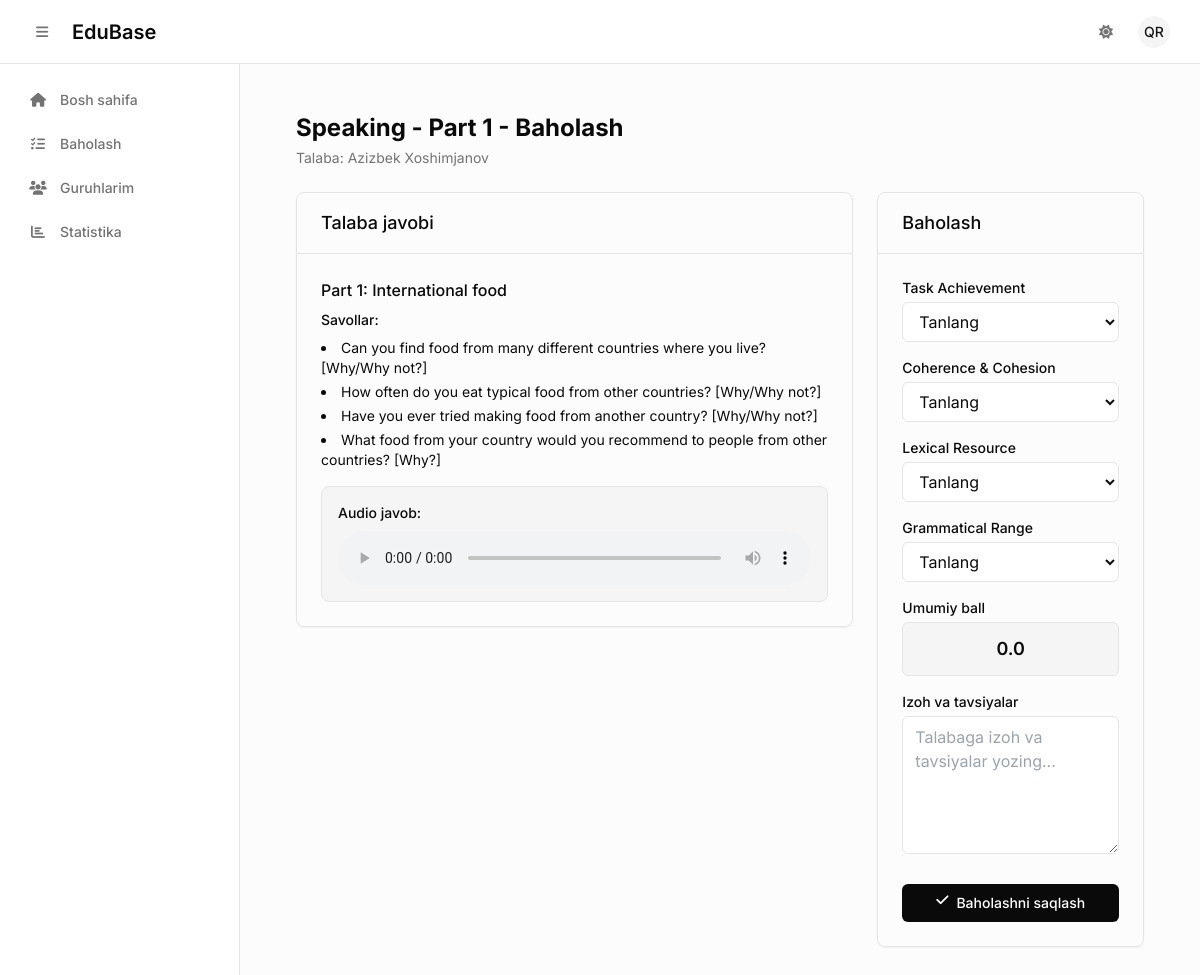
The page /attempts/review/7/ (signed in) on the database its author committed.
### attempts/models.py (models this page shows, shortened)
class Attempt(models.Model):
    STATUS_CHOICES = [
        ('in_progress', 'Jarayonda'),
        ('submitted', 'Yuborilgan'),
        ('completed', 'Yakunlangan'),
    ]
    exam = models.ForeignKey(Exam, on_delete=models.CASCADE, related_name='attempts')
    student = models.ForeignKey(User, on_delete=models.CASCADE, related_name='attempts')
    group = models.ForeignKey(Group, on_delete=models.CASCADE, null=True, blank=True)
    status = models.CharField(max_length=20, choices=STATUS_CHOICES, default='in_progress')
    reading_score = models.FloatField(null=True, blank=True)
    listening_score = models.FloatField(null=True, blank=True)
    writing_score = models.FloatField(null=True, blank=True)
    speaking_score = models.FloatField(null=True, blank=True)
    total_score = models.FloatField(null=True, blank=True)
    correct_count = models.IntegerField(default=0)
    incorrect_count = models.IntegerField(default=0)
    answers = models.JSONField(default=dict, blank=True)
    started_at = models.DateTimeField(auto_now_add=True)
    submitted_at = models.DateTimeField(null=True, blank=True)
    completed_at = models.DateTimeField(null=True, blank=True)
    created_at = models.DateTimeField(auto_now_add=True)
    updated_at = models.DateTimeField(auto_now=True)
    class Meta:
        unique_together = ['exam', 'student']
        ordering = ['-created_at']

### exams/models.py (models this page shows, shortened)
class Exam(models.Model):
    LISTENING = "listening"
    READING = "reading"
    WRITING = "writing"
    SPEAKING = "speaking"
    SECTION_TYPES = [
        (LISTENING, "Listening"),
        (READING, "Reading"),
        (WRITING, "Writing"),
        (SPEAKING, "Speaking"),
    ]
    title = models.CharField(max_length=255)
    section_type = models.CharField(max_length=20, choices=SECTION_TYPES)
    description = models.TextField(blank=True)
    time_limit = models.PositiveIntegerField(default=60, help_text="Time in minutes")
    is_published = models.BooleanField(default=False)
    created_at = models.DateTimeField(auto_now_add=True)

class SpeakingPart(models.Model):
    PART1 = "part1"
    PART2 = "part2"
    PART3 = "part3"
    PART_TYPES = [
        (PART1, "Part 1"),
        (PART2, "Part 2"),
        (PART3, "Part 3"),
    ]
    exam = models.ForeignKey(Exam, on_delete=models.CASCADE, related_name="speaking_parts")
    part_type = models.CharField(max_length=20, choices=PART_TYPES)
    title = models.CharField(max_length=300)
    subtitle = models.CharField(max_length=300, blank=True)
    questions = models.TextField(help_text="Enter questions separated by new lines")
    time_limit = models.PositiveIntegerField(default=5, help_text="Time in minutes")

class SpeakingSubQuestion(models.Model):
    part = models.ForeignKey(SpeakingPart, on_delete=models.CASCADE, related_name="sub_questions")
    text = models.TextField()
    kind = models.CharField(
        max_length=20,
        choices=[('part1', 'Part1 question'), ('part2', 'Part2 you should say'), ('part3', 'Part3 sub question')],
        default='part1'
    )

### attempts/views.py (the view, shortened to what this page needs)
# urls.py: path('review/<int:attempt_id>/', views.review_attempt, name='review_attempt'),
@login_required
def review_attempt(request, attempt_id):
    attempt = get_object_or_404(Attempt, id=attempt_id)
    if not hasattr(request.user, 'profile') or request.user.profile.role != 'mentor':
        messages.error(request, 'Faqat mentorlar baholash qila oladi.')
        return redirect('exams:exam_list')
    answers = attempt.answers or {}
    audio_files = {}
    if attempt.exam.section_type == 'speaking':
        for audio in attempt.audio_files.all():
            audio_files[audio.part_id] = audio.audio_file
    writing_tasks = []
    band_scores = [i * 0.5 for i in range(19)]
    context = {
        "attempt": attempt,
        "answers": answers,
        "audio_files": audio_files,
        "band_scores": band_scores,
        "writing_tasks": writing_tasks,
    }
    return render(request, "attempts/review_attempt.html", context)

### templates/attempts/review_attempt.html (shortened to what this page needs)
{% extends 'base.html' %}
{% block content %}
<div class="py-6">
  <div class="px-4 sm:px-6 lg:px-8">
    <div class="mb-6">
      <h1 class="text-2xl font-bold text-foreground">{{ attempt.exam.title }} - Baholash</h1>
      <p class="mt-1 text-sm text-muted-foreground">Talaba:
        {{ attempt.student.get_full_name|default:attempt.student.username }}</p>
    </div>
    <div class="grid grid-cols-1 lg:grid-cols-3 gap-6">
      <div class="lg:col-span-2">
        <div class="bg-card border border-border rounded-lg overflow-hidden shadow-sm">
          <div class="px-6 py-4 border-b border-border">
            <h3 class="text-lg font-medium text-foreground">Talaba javobi</h3>
          </div>
          <div class="p-6">
            {% if attempt.exam.section_type == 'writing' %}
            {% for task in writing_tasks %}
              <div class="mb-6 last:mb-0">
                <h4 class="text-md font-medium text-foreground mb-2">
                  {{ task.task_type }}: {{ task.title }}
                </h4>
                <p class="text-sm text-muted-foreground mb-3">{{ task.description }}</p>
                {% if task.image %}
                  <div class="mb-4">
                    <img src="{{ task.image.url }}"
                        class="rounded-lg border border-border max-w-full h-auto max-h-64"
                        alt="Task image">
                  </div>
                {% endif %}
                <div class="bg-muted border border-border rounded-lg p-4">
                  <h5 class="text-sm font-medium text-foreground mb-2">Talaba javobi:</h5>
                  <div class="prose prose-sm max-w-none text-foreground whitespace-pre-line">
                    {{ task.student_answer|default:"Javob berilmagan" }}
                  </div>
                </div>
              </div>
            {% endfor %}
            {% elif attempt.exam.section_type == 'speaking' %}
            {% for part in attempt.exam.speaking_parts.all %}
            <div class="mb-6 last:mb-0">
              <h4 class="text-md font-medium text-foreground mb-2">{{ part.get_part_type_display }}: {{ part.title }}
              </h4>
              <div class="mb-4">
                <h5 class="text-sm font-medium text-foreground mb-2">Savollar:</h5>
                <ul class="list-disc list-inside text-sm text-foreground space-y-1">
                  {% for question in part.sub_questions.all %}
                  <li>{{ question.text }}</li>
                  {% endfor %}
                </ul>
              </div>
              {% for part_id, audio_file in audio_files.items %}
                {% if part_id == part.id %}
                <div class="bg-muted border border-border rounded-lg p-4">
                  <h5 class="text-sm font-medium text-foreground mb-2">Audio javob:</h5>
                  <audio controls class="w-full">
                    <source src="{{ audio_file.url }}" type="audio/wav">
                  </audio>
                </div>
                {% endif %}
              {% empty %}
                <div class="bg-muted border border-border rounded-lg p-4">
                  <h5 class="text-sm font-medium text-foreground mb-2">Audio javob:</h5>
                  <p class="text-sm text-muted-foreground">Audio javob topilmadi</p>
                </div>
              {% endfor %}
            </div>
            {% endfor %}
            {% endif %}
          </div>
        </div>
      </div>
      <div>
        <div class="bg-card border border-border rounded-lg overflow-hidden shadow-sm">
          <div class="px-6 py-4 border-b border-border">
            <h3 class="text-lg font-medium text-foreground">Baholash</h3>
          </div>
          <div class="p-6">
            <form method="post">
              <div class="space-y-4">
                <div>
                  <label class="block text-sm font-medium text-foreground mb-1">Task Achievement</label>
                  <select
                    class="w-full px-3 py-2 border border-border rounded-md bg-background text-foreground focus:outline-none focus:ring-2 focus:ring-foreground focus:border-foreground"
                    name="task_achievement" required>
                    <option value="">Tanlang</option>
                  </select>
                </div>
                <div>
                  <label class="block text-sm font-medium text-foreground mb-1">Coherence & Cohesion</label>
                  <select
                    class="w-full px-3 py-2 border border-border rounded-md bg-background text-foreground focus:outline-none focus:ring-2 focus:ring-foreground focus:border-foreground"
                    name="coherence_cohesion" required>
                    <option value="">Tanlang</option>
                  </select>
                </div>
                <div>
                  <label class="block text-sm font-medium text-foreground mb-1">Lexical Resource</label>
                  <select
                    class="w-full px-3 py-2 border border-border rounded-md bg-background text-foreground focus:outline-none focus:ring-2 focus:ring-foreground focus:border-foreground"
                    name="lexical_resource" required>
                    <option value="">Tanlang</option>
                  </select>
                </div>
                <div>
                  <label class="block text-sm font-medium text-foreground mb-1">Grammatical Range</label>
                  <select
                    class="w-full px-3 py-2 border border-border rounded-md bg-background text-foreground focus:outline-none focus:ring-2 focus:ring-foreground focus:border-foreground"
                    name="grammatical_range" required>
                    <option value="">Tanlang</option>
                  </select>
                </div>
                <div>
                  <label class="block text-sm font-medium text-foreground mb-1">Umumiy ball</label>
                  <div class="bg-muted border border-border rounded-md p-3">
                    <p class="text-lg font-semibold text-foreground text-center" id="total-score">0.0</p>
                  </div>
                </div>
                <div>
                  <label class="block text-sm font-medium text-foreground mb-1">Izoh va tavsiyalar</label>
                  <textarea
                    class="w-full px-3 py-2 border border-border rounded-md bg-background text-foreground focus:outline-none focus:ring-2 focus:ring-foreground focus:border-foreground"
                    name="feedback" rows="5" required placeholder="Talabaga izoh va tavsiyalar yozing..."></textarea>
                </div>
              </div>
              <div class="mt-6">
                <button type="submit"
                  class="w-full flex justify-center py-2 px-4 border border-transparent rounded-md text-sm font-medium text-background bg-foreground hover:bg-foreground/90 focus:outline-none focus:ring-2 focus:ring-offset-2 focus:ring-foreground transition-colors">
                  <i class="fas fa-check mr-2"></i> Baholashni saqlash
                </button>
              </div>
            </form>
          </div>
        </div>
      </div>
    </div>
  </div>
</div>
{% endblock %}

### templates/base.html (shortened to what this page needs)
<!DOCTYPE html>
<html lang="uz" class="h-full">
<head>
  <script src="https://cdn.tailwindcss.com"></script>
  <link rel="stylesheet" href="https://cdnjs.cloudflare.com/ajax/libs/font-awesome/6.4.0/css/all.min.css">
</head>
<body class="bg-background text-foreground h-full antialiased">
  <nav class="fixed top-0 inset-x-0 h-16 bg-background/95 backdrop-blur border-b border-border z-30 flex items-center justify-between px-4 sm:px-6">
    <div class="flex items-center space-x-3">
      <button id="sidebarToggle" class="inline-flex items-center justify-center h-9 w-9 rounded-md text-muted-foreground hover:bg-accent hover:text-foreground transition-colors focus-ring">
        <i class="fas fa-bars text-sm"></i>
      </button>
      <a href="{% url 'accounts:dashboard' %}" class="font-semibold text-xl text-foreground">EduBase</a>
    </div>
    <div class="flex items-center space-x-2">
      <button id="themeToggle" class="inline-flex items-center justify-center h-9 w-9 rounded-md text-muted-foreground hover:bg-accent hover:text-foreground transition-colors focus-ring">
        <i class="fas fa-sun block dark:hidden text-sm"></i>
      </button>
      {% if user.is_authenticated %}
      <div class="relative">
        <button id="userBtn" class="flex items-center space-x-2 p-1.5 rounded-md hover:bg-accent transition-colors focus-ring">
          <div class="h-8 w-8 rounded-full bg-accent text-accent-foreground flex items-center justify-center text-sm font-medium">
            {{ user.first_name|first|upper }}{{ user.last_name|first|upper }}
          </div>
        </button>
      </div>
      {% endif %}
    </div>
  </nav>
  <div class="flex pt-16 h-full">
    <div class="layout-container w-full">
      {% if user.is_authenticated %}
      <div id="sidebarWrapper" class="sidebar-wrapper">
        <aside id="sidebar" class="sidebar-transition bg-background border-r border-border w-full h-full" data-collapsed="false">
          <nav class="flex-1 p-4 space-y-1">
            {% with request.resolver_match.url_name as url_name %}
            {% if user.profile.role == 'mentor' %}
            <a href="{% url 'accounts:mentor_dashboard' %}" class="group relative flex items-center px-3 py-2.5 rounded-md text-sm font-medium transition-all duration-200 {% if url_name == 'mentor_dashboard' %}bg-accent text-foreground{% else %}text-muted-foreground hover:bg-accent hover:text-foreground{% endif %}">
              <i class="fas fa-home w-5 text-center"></i>
              <span class="ml-3">Bosh sahifa</span>
            </a>
            <a href="{% url 'attempts:pending_reviews' %}" class="group relative flex items-center px-3 py-2.5 rounded-md text-sm font-medium transition-all duration-200 {% if url_name == 'pending_reviews' %}bg-accent text-foreground{% else %}text-muted-foreground hover:bg-accent hover:text-foreground{% endif %}">
              <i class="fas fa-tasks w-5 text-center"></i>
              <span class="ml-3">Baholash</span>
            </a>
            <a href="{% url 'mentor_groups' %}" class="group relative flex items-center px-3 py-2.5 rounded-md text-sm font-medium transition-all duration-200 {% if url_name == 'mentor_groups' %}bg-accent text-foreground{% else %}text-muted-foreground hover:bg-accent hover:text-foreground{% endif %}">
              <i class="fas fa-users w-5 text-center"></i>
              <span class="ml-3">Guruhlarim</span>
            </a>
            <a href="{% url 'attempts:mentor_stats' %}" class="group relative flex items-center px-3 py-2.5 rounded-md text-sm font-medium transition-all duration-200 {% if url_name == 'mentor_stats' %}bg-accent text-foreground{% else %}text-muted-foreground hover:bg-accent hover:text-foreground{% endif %}">
              <i class="fas fa-chart-bar w-5 text-center"></i>
              <span class="ml-3">Statistika</span>
            </a>
            {% endif %}
            {% endwith %}
          </nav>
        </aside>
      </div>
      {% endif %}
      <div class="main-content-wrapper">
        <main class="main-content">
          <div class="page-content h-full overflow-y-auto p-6 bg-muted/30">
            <div class="max-w-7xl mx-auto">
              {% block content %}{% endblock %}
            </div>
          </div>
        </main>
      </div>
    </div>
  </div>
</body>
</html>

### templates/base.html (style rules this page uses)
:root { --background: 0 0% 100%; --foreground: 0 0% 3.9%; --muted: 0 0% 96.1%; --muted-foreground: 0 0% 45.1%; --border: 0 0% 89.8%; --accent: 0 0% 96.1%; --accent-foreground: 0 0% 9%; --primary: 0 0% 9%; --primary-foreground: 0 0% 98%; --secondary: 0 0% 96.1%; --secondary-foreground: 0 0% 9%; --destructive: 0 84.2% 60.2%; --destructive-foreground: 0 0% 98%; --radius: 0.5rem; }
* { border-color: hsl(var(--border)); }
body { font-family: 'Inter', system-ui, sans-serif; background-color: hsl(var(--background)); color: hsl(var(--foreground)); transition: background-color 0.3s, color 0.3s; }
.sidebar-transition { transition: transform 0.2s cubic-bezier(0.4, 0, 0.2, 1); }
.page-content { opacity: 0; transform: translateY(10px); animation: fadeInUp 0.3s ease forwards; }
.layout-container { display: flex; height: calc(100vh - 64px); position: relative; }
.sidebar-wrapper { flex-shrink: 0; width: 240px; transition: width 0.2s cubic-bezier(0.4, 0, 0.2, 1); }
.main-content-wrapper { flex: 1; min-width: 0; overflow: hidden; }
.main-content { height: 100%; overflow-y: auto; }

### rows shown on the page
Attempt: exam "Speaking - Part 1", student.get_full_name "Azizbek Xoshimjanov"
SpeakingPart: part_type "Part 1", title "International food"
SpeakingSubQuestion: text "Can you find food from many different countries where you live? [Why/Why not?]"
SpeakingSubQuestion: text "How often do you eat typical food from other countries? [Why/Why not?]"
SpeakingSubQuestion: text "Have you ever tried making food from another country? [Why/Why not?]"
SpeakingSubQuestion: text "What food from your country would you recommend to people from other countries? [Why?]"

### other values the page prints
{{ user.first_name|first|upper }} "Q"
{{ user.last_name|first|upper }} "R"
